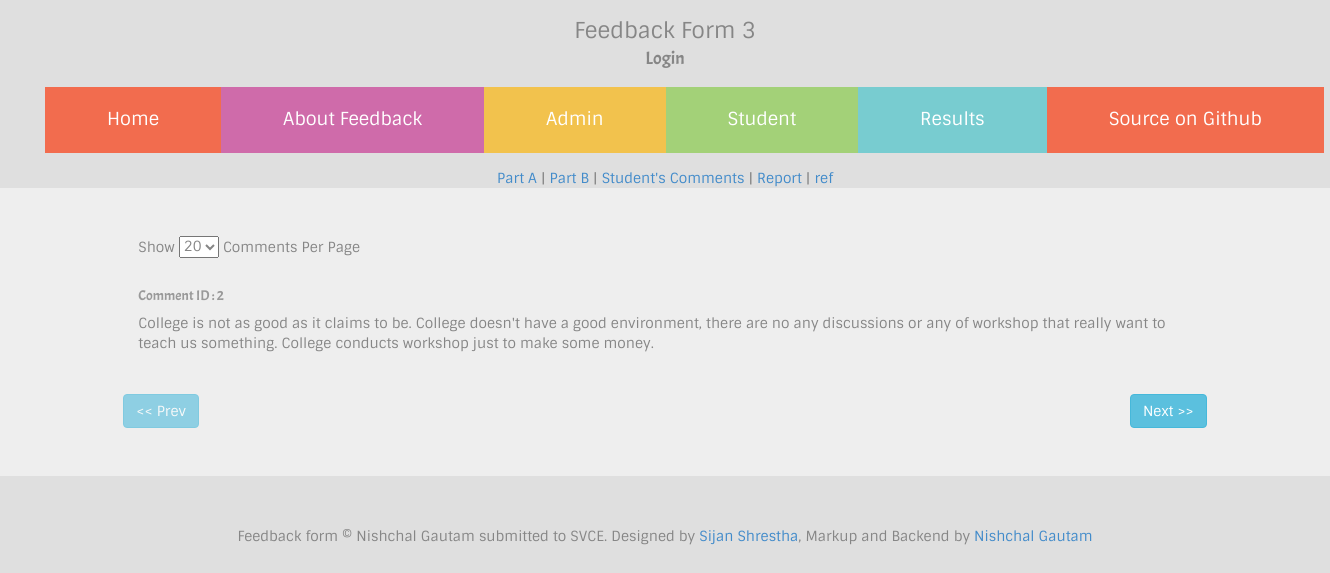
Before: /admin/studentfeedbacks.php (signed in) with the older database file.
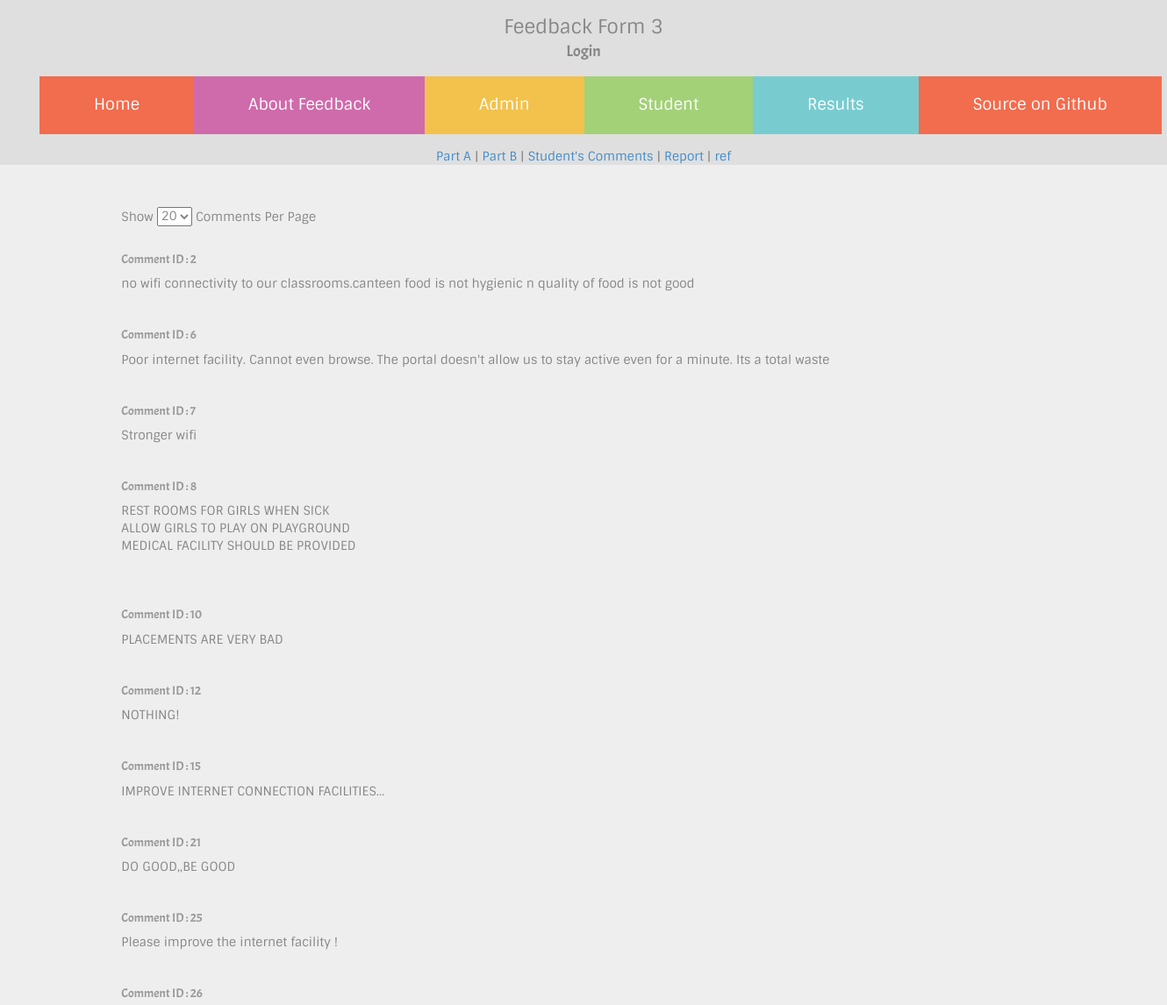
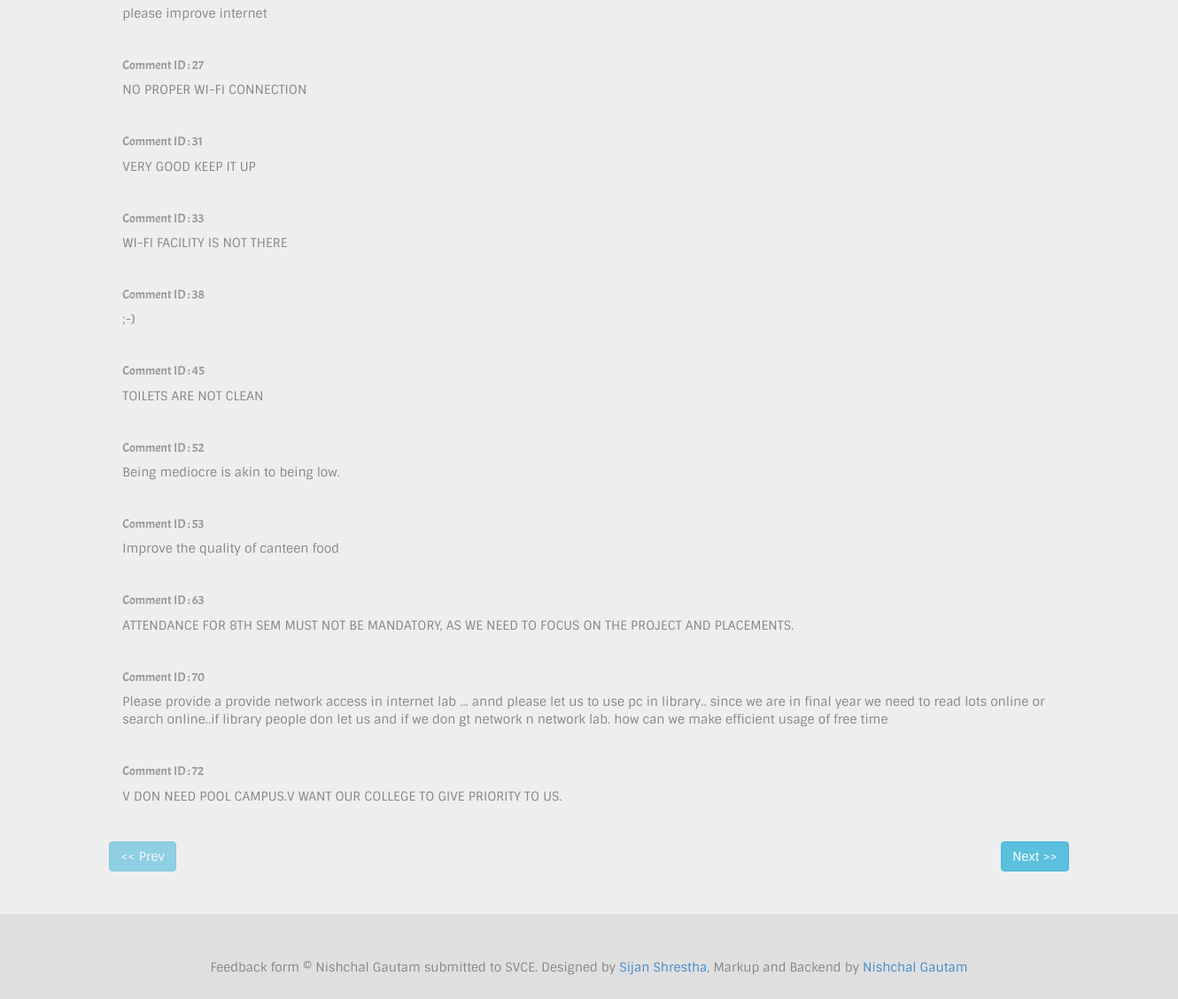
After: the same page with the newer database file (2 pictures, top to bottom).
### tables this page shows
CREATE TABLE `feedbackStudents` (
  `id` int(5) NOT NULL AUTO_INCREMENT,
  `usn` varchar(50) DEFAULT NULL,
  `message` text,
  PRIMARY KEY (`id`),
  UNIQUE KEY `usn` (`usn`),
  UNIQUE KEY `usn_2` (`usn`)
);

### classes/auth.class.php (called while the page is built, shortened)
<?php
	class authenticate
	{
		public static $db_host,$db_user,$db_pass,$db_name,$username,$password;
		public static function check(){
			$db_name=self::$db_name;
			$username=self::$username;
			$password=self::$password;
			$username=mysql_real_escape_string($username);
			$sql="SELECT * FROM `$db_name`.`admin` WHERE `username`='$username' LIMIT 1";
			$query=mysql_query($sql);
			$num=mysql_num_rows($query);
			if($num!=1){
				return false;
			}
			else{
				$data=mysql_fetch_object($query);
				$passdb=$data->password;
				if($password==$passdb){
					return true;
				}else{
					return false;
				}
			}
		}
	}
?>

### admin/studentfeedbacks.php (the view, shortened to what this page needs)
<?php
	require_once("../classes/auth.class.php");
?>
<?php $title="Login Admin"; require_once('../required_files/header.php'); ?>
	<div align="center">
		<a href="admin.php" >Part A</a> | <a href="collegeResult.php" >Part B</a> | <a href="studentfeedbacks.php">Student's Comments</a> | <a href="report.php">Report</a> | <a href="getreport.php" >ref</a>
	</div>
	<div class="jumbotron">
		<div class="row">
			<div class="col-sm-10 col-sm-offset-1">
			<form action="<?php echo $_SERVER['PHP_SELF']; ?>" onchange="this.submit()" method="get">
			Show <select style="margin-bottom:20px;" name="limit" id="">
					<?php $limit=(isset($_GET['limit']))?$_GET['limit']:20;?>
					<option value="20" <?php if ($limit==20) {echo "selected";} ?>>20</option>
				</select> Comments Per Page
			</form>
				<?php
					$limit=(isset($_GET['limit']))?$_GET['limit']:20;
					$limit=($limit<0)?0:$limit;
					$offset=(isset($_GET['offset']))?$_GET['offset']:0;
					$offset=($offset<0)?0:$offset;
					$sql="SELECT id,message FROM `$db_name`.`feedbackStudents` WHERE message != '' LIMIT $limit OFFSET $offset";
					$query=mysql_query($sql);
					while ($data=mysql_fetch_object($query)) {
						echo "<h5 class='text-muted' style='font-family:acme;'>Comment ID : ".$data->id."</h5><span style='font-family:sintony;'>".nl2br(htmlentities($data->message))."</span><hr>";
					}
				 ?>
				 <div class="row"><a href="<?php $newoffset=$offset-$limit;echo $_SERVER['PHP_SELF']."?limit=$limit&offset=$newoffset"; ?>" class="badge <?php if($newoffset<0){echo "disabled";} ?> btn btn-info">&lt;&lt; Prev</a><a href="<?php $newoffset=$offset+$limit; echo $_SERVER['PHP_SELF']."?limit=$limit&offset=$newoffset"; ?>" class="badge btn btn-info pull-right">Next &gt;&gt;</a></div>
			</div>
		</div>
	</div>
<?php require_once('../required_files/footer.php'); ?>

Changed rows visible on the page:
changed feedbackstudents id 2: message "College is not as good as it claims to be. College doesn't have a good environment, there are no any discussions or any of workshop that really want to teach us something. College conducts workshop just to make some money." → "no wifi connectivity to our classrooms.canteen food is not hygienic n quality of food is not good"
added feedbackstudents: id "6", message "Poor internet facility. Cannot even browse. The portal doesn't allow us to stay active even for a minute. Its a total waste"
added feedbackstudents: id "7", message "Stronger wifi"
added feedbackstudents: id "8", message "REST ROOMS FOR GIRLS WHEN SICK ALLOW GIRLS TO PLAY ON PLAYGROUND MEDICAL FACILITY SHOULD BE PROVIDED"
added feedbackstudents: id "10", message "PLACEMENTS ARE VERY BAD"
added feedbackstudents: id "12", message "NOTHING!"
added feedbackstudents: id "15", message "IMPROVE INTERNET CONNECTION FACILITIES..."
added feedbackstudents: id "21", message "DO GOOD,,BE GOOD"
added feedbackstudents: id "25", message "Please improve the internet facility !"
added feedbackstudents: id "26", message "please improve internet"
added feedbackstudents: id "27", message "NO PROPER WI-FI CONNECTION"
added feedbackstudents: id "31", message "VERY GOOD KEEP IT UP"
added feedbackstudents: id "33", message "WI-FI FACILITY IS NOT THERE"
added feedbackstudents: id "38", message ";-)"
added feedbackstudents: id "45", message "TOILETS ARE NOT CLEAN"
added feedbackstudents: id "52", message "Being mediocre is akin to being low."
added feedbackstudents: id "53", message "Improve the quality of canteen food"
added feedbackstudents: id "63", message "ATTENDANCE FOR 8TH SEM MUST NOT BE MANDATORY, AS WE NEED TO FOCUS ON THE PROJECT AND PLACEMENTS."
added feedbackstudents: id "70", message "Please provide a provide network access in internet lab ... annd please let us to use pc in library.. since we are in final year we need to read lots online or search online..if library people don let us and if we don gt network n network lab. how can we make efficient usage of free time"
added feedbackstudents: id "72", message "V DON NEED POOL CAMPUS.V WANT OUR COLLEGE TO GIVE PRIORITY TO US."
